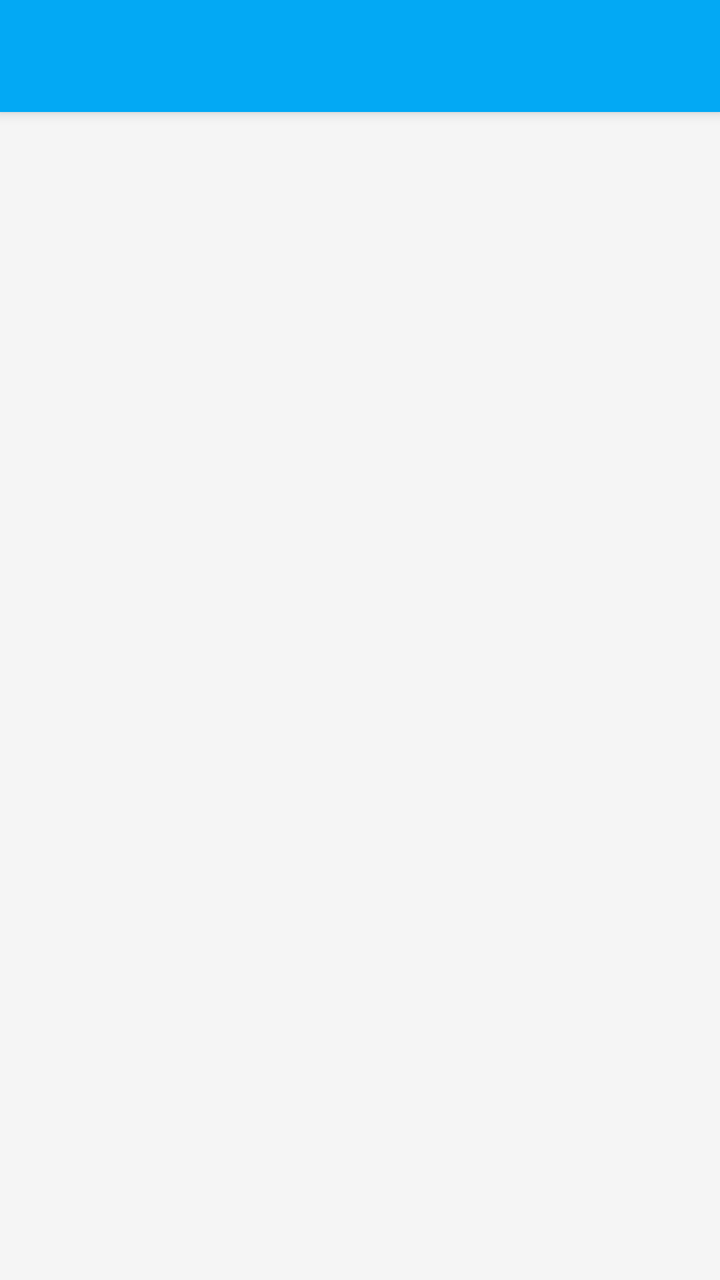
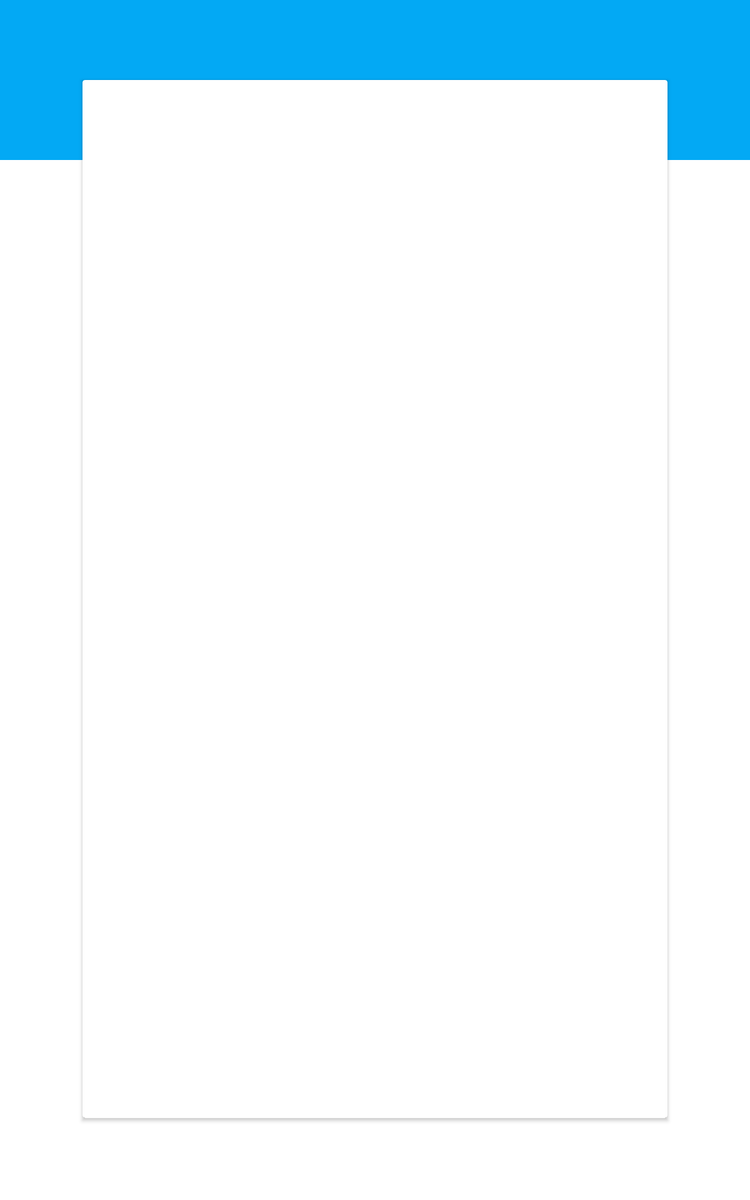

Two renders of one Android screen. The first uses the default layout on a phone; the second uses the alternative layout the repository ships for a different screen configuration, on a matching device. The two XML files are below.
<!-- AndroidManifest.xml: application theme AppTheme -->
<!-- res/layout/activity_class_list.xml -->
<?xml version="1.0" encoding="utf-8"?>
<android.support.v4.widget.DrawerLayout
    xmlns:android="http://schemas.android.com/apk/res/android"
    xmlns:app="http://schemas.android.com/apk/res-auto"
    android:id="@+id/drawer_layout"
    android:layout_width="match_parent"
    android:layout_height="match_parent">

    <android.support.design.widget.CoordinatorLayout
        android:id="@+id/coordinator_layout"
        android:layout_width="match_parent"
        android:layout_height="match_parent">

        <android.support.design.widget.AppBarLayout
            android:id="@+id/toolbar_container"
            android:layout_width="match_parent"
            android:layout_height="wrap_content">

            <android.support.v7.widget.Toolbar
                android:id="@+id/toolbar"
                android:layout_width="match_parent"
                android:layout_height="?actionBarSize"
                android:theme="@style/ThemeOverlay.AppCompat.Dark.ActionBar"/>

        </android.support.design.widget.AppBarLayout>

        <FrameLayout
            android:id="@+id/list_container"
            android:layout_width="match_parent"
            android:layout_height="match_parent"
            app:layout_behavior="@string/appbar_scrolling_view_behavior" />

    </android.support.design.widget.CoordinatorLayout>

    <android.support.design.widget.NavigationView
        android:id="@+id/navigation_view"
        android:layout_width="wrap_content"
        android:layout_height="match_parent"
        android:layout_gravity="start"
        app:menu="@menu/drawer"/>

</android.support.v4.widget.DrawerLayout>
<!-- resources referenced by this layout -->
<resources>
  <style name="AppTheme" parent="Theme.AppCompat.Light.DarkActionBar">
          
          <item name="windowActionBar">false</item>
          <item name="windowNoTitle">true</item>
  
          <item name="colorPrimary">@color/colorPrimary</item>
          <item name="colorPrimaryDark">@color/colorPrimaryDark</item>
          <item name="colorAccent">@color/colorAccent</item>
  
          <item name="android:statusBarColor" tools:targetApi="21">@color/colorPrimaryDark</item>
          <item name="android:windowDrawsSystemBarBackgrounds" tools:targetApi="21">true</item>
          <item name="android:colorBackground">@color/material_grey_100</item>
  
          <item name="android:alertDialogTheme">@style/AppTheme.AlertDialog</item>
      </style>
  <color name="colorPrimary">#03A9F4</color>
  <color name="colorPrimaryDark">#0288D1</color>
  <color name="colorAccent">#F50057</color>
  <style name="AppTheme.AlertDialog" parent="Theme.AppCompat.Light.Dialog.Alert">
          <item name="colorAccent">@color/colorAccent</item>
      </style>
</resources>
<!-- res/layout-sw600dp/activity_class_list.xml (the author's variant of the layout above) -->
<!-- drawn on a 7-inch tablet held upright -->
<?xml version="1.0" encoding="utf-8"?>
<android.support.v4.widget.DrawerLayout
    xmlns:android="http://schemas.android.com/apk/res/android"
    xmlns:app="http://schemas.android.com/apk/res-auto"
    android:id="@+id/drawer_layout"
    android:layout_width="match_parent"
    android:layout_height="match_parent"
    android:background="@color/main_background">

    <RelativeLayout
        android:layout_width="match_parent"
        android:layout_height="match_parent">

        <android.support.design.widget.AppBarLayout
            android:id="@+id/toolbar_container"
            android:layout_width="match_parent"
            android:layout_height="wrap_content"
            android:layout_alignParentTop="true"
            android:layout_alignParentLeft="true"
            android:layout_alignParentStart="true"
            app:elevation="0dp">

            <android.support.v7.widget.Toolbar
                android:id="@+id/toolbar"
                android:layout_width="match_parent"
                android:layout_height="?actionBarSize"
                android:theme="@style/ThemeOverlay.AppCompat.Dark.ActionBar"/>

        </android.support.design.widget.AppBarLayout>

        <View
            android:layout_width="match_parent"
            android:layout_height="?actionBarSize"
            android:layout_below="@id/toolbar_container"
            android:background="@color/colorPrimary"/>

        <android.support.v7.widget.CardView
            android:id="@+id/list_container"
            android:layout_width="match_parent"
            android:layout_height="match_parent"
            android:layout_below="@id/toolbar_container"
            android:layout_marginLeft="@dimen/single_list_side_padding"
            android:layout_marginRight="@dimen/single_list_side_padding"
            android:layout_marginStart="@dimen/single_list_side_padding"
            android:layout_marginEnd="@dimen/single_list_side_padding"
            android:layout_marginBottom="@dimen/single_list_side_padding"
            android:background="@color/main_background"
            android:elevation="@dimen/cardview_default_elevation" />

    </RelativeLayout>

    <android.support.design.widget.NavigationView
        android:id="@+id/navigation_view"
        android:layout_width="wrap_content"
        android:layout_height="match_parent"
        android:layout_gravity="start"
        app:menu="@menu/drawer"/>

</android.support.v4.widget.DrawerLayout>
<!-- resources referenced by the variant -->
<!-- as a 7-inch tablet held upright resolves them -->
<resources>
  <color name="colorPrimary">#03A9F4</color>
  <color name="main_background">#FFFFFFFF</color>
  <!-- from res/values-sw600dp/ -->
  <dimen name="single_list_side_padding">66dp</dimen>
  <style name="AppTheme" parent="Theme.AppCompat.Light.DarkActionBar">
          
          <item name="windowActionBar">false</item>
          <item name="windowNoTitle">true</item>
  
          <item name="colorPrimary">@color/colorPrimary</item>
          <item name="colorPrimaryDark">@color/colorPrimaryDark</item>
          <item name="colorAccent">@color/colorAccent</item>
  
          <item name="android:statusBarColor" tools:targetApi="21">@color/colorPrimaryDark</item>
          <item name="android:windowDrawsSystemBarBackgrounds" tools:targetApi="21">true</item>
          <item name="android:colorBackground">@color/material_grey_100</item>
  
          <item name="android:alertDialogTheme">@style/AppTheme.AlertDialog</item>
      </style>
  <color name="colorPrimaryDark">#0288D1</color>
  <color name="colorAccent">#F50057</color>
  <style name="AppTheme.AlertDialog" parent="Theme.AppCompat.Light.Dialog.Alert">
          <item name="colorAccent">@color/colorAccent</item>
      </style>
</resources>
